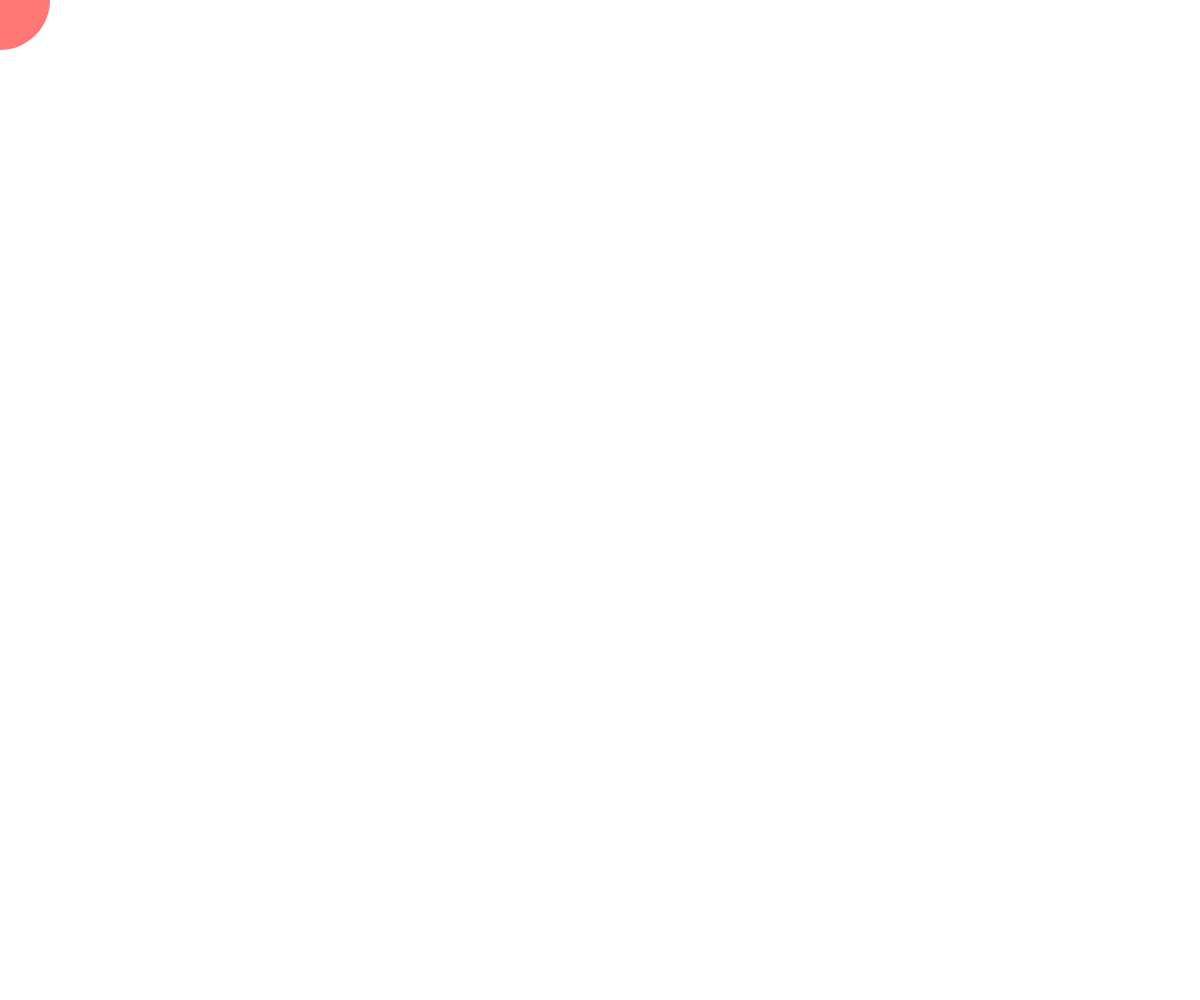
Frame 1 (no input)
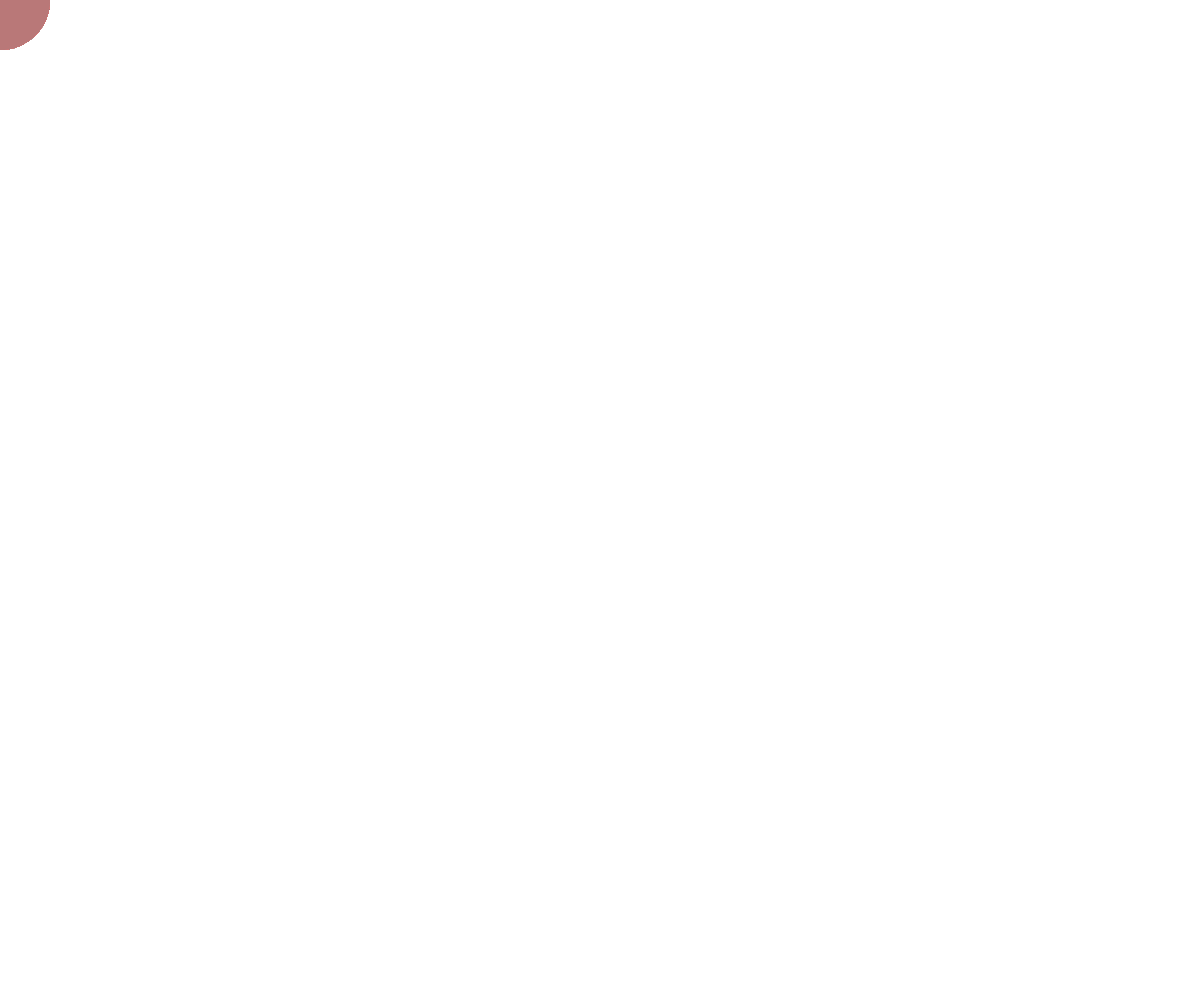
Frame 60 (no input)
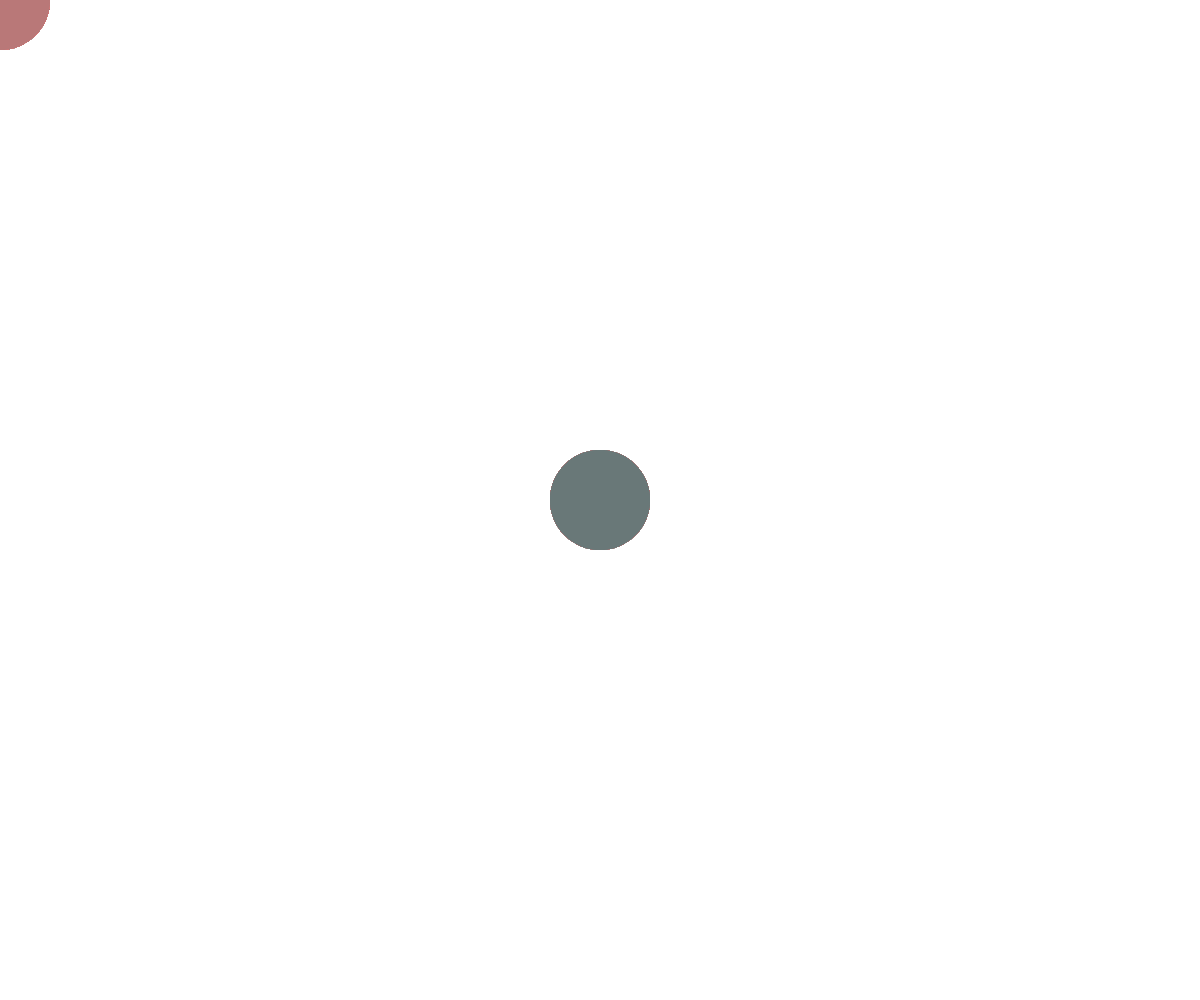
Frame 120 (the mouse pressed at the canvas centre since frame 60)

The p5.js sketch that drew these frames (run headless with seeded random() and noise() and a simulated clock; from frame 60 on, the mouse is pressed at the canvas centre):

// p5.js sketch
// ── sketch.js
let red = 255;
let sign = 10;

function setup() {
  createCanvas(windowWidth, windowHeight);
}

function draw() {
  fill(red, 120, 120);
  noStroke();
  ellipse(mouseX, mouseY, 100, 100);

  if (red <= 0 || red >= 255 ) {
    sign = sign * (-1);
  }

  red = red + sign;

}
